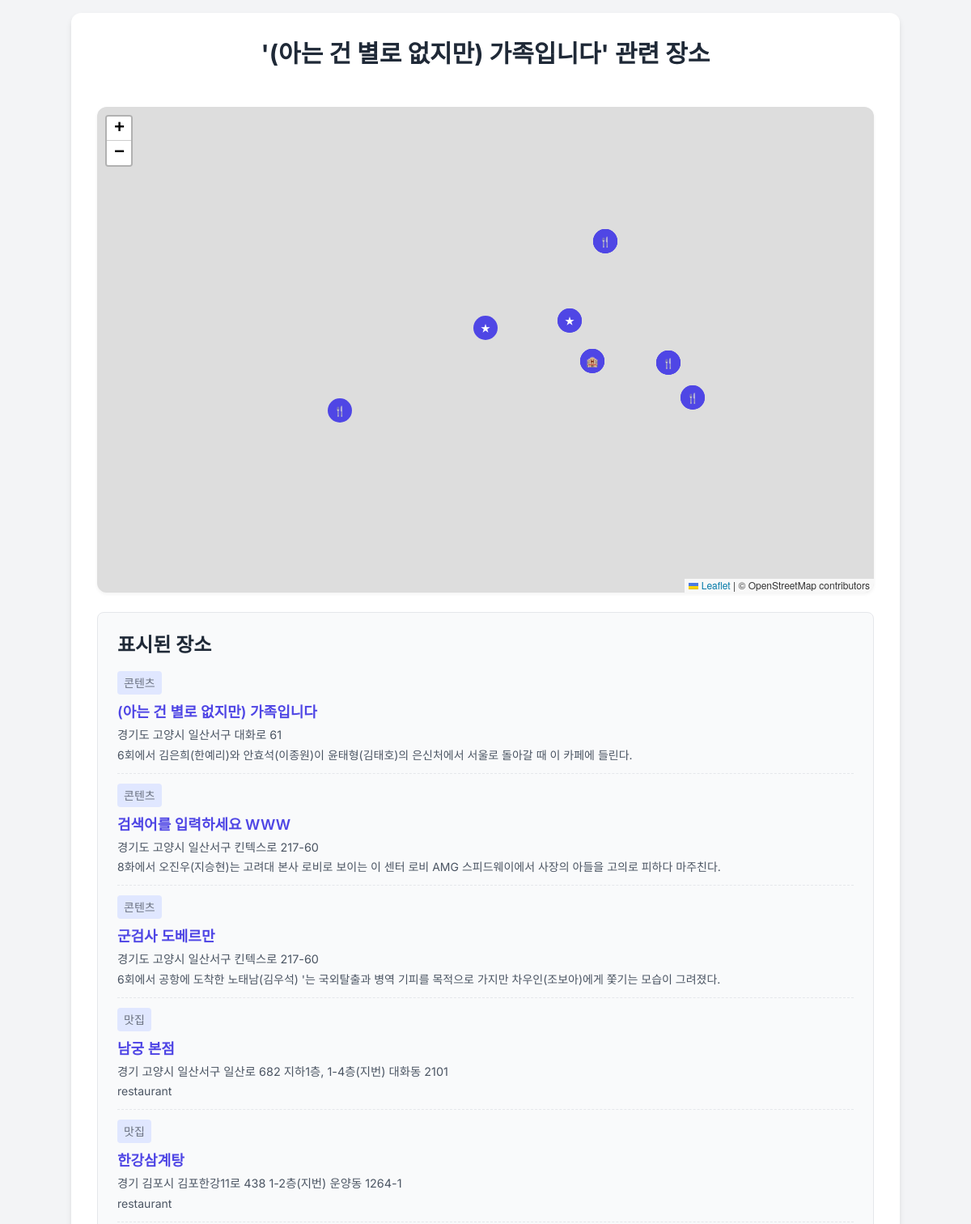
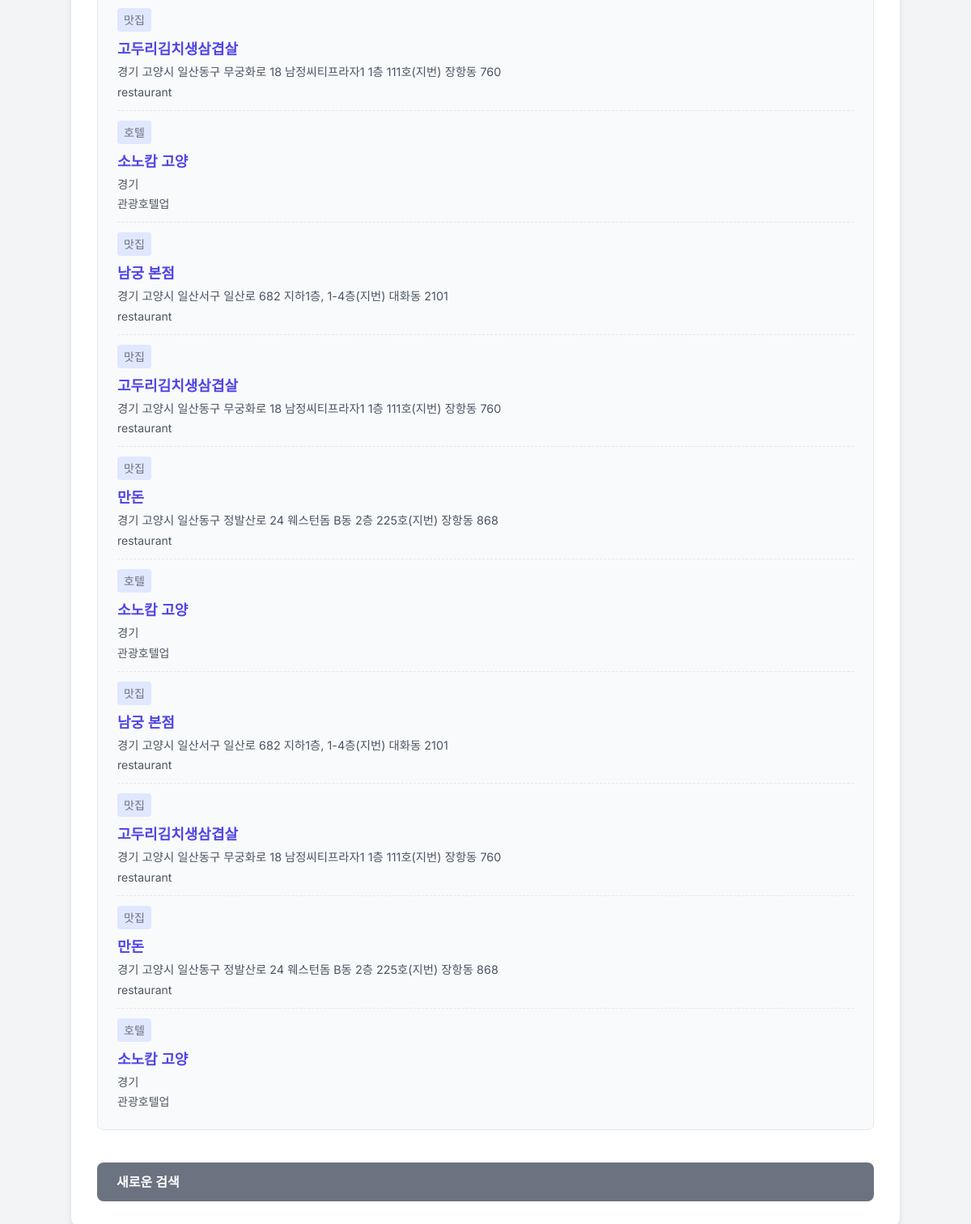
Page /map/1/ on the committed database (2 pictures, top to bottom).
### myapp/models.py (models this page shows, shortened)
class Content(models.Model):
    media_type = models.CharField(max_length=100, verbose_name="미디어타입")
    title = models.CharField(max_length=255, verbose_name="제목")
    place_name = models.CharField(max_length=255, verbose_name="장소명")
    place_type = models.CharField(max_length=100, verbose_name="장소타입", null=True, blank=True)
    place_description = models.TextField(verbose_name="장소설명", null=True, blank=True)
    address = models.CharField(max_length=255, verbose_name="주소", null=True, blank=True)
    latitude = models.FloatField(verbose_name="위도", null=True, blank=True)
    longitude = models.FloatField(verbose_name="경도", null=True, blank=True)
    address_region = models.CharField(max_length=100, verbose_name="주소_지역명", null=True, blank=True)
    actors = models.ManyToManyField(Actor, related_name='contents', verbose_name="배우이름")
    class Meta:
        verbose_name = "콘텐츠"
        verbose_name_plural = "콘텐츠 목록"

class Restaurant(models.Model):
    Name = models.CharField(max_length=255)
    Category = models.CharField(max_length=255)
    Score = models.FloatField(null=True, blank=True)
    Review_Num = models.IntegerField()
    Link = models.URLField(max_length=500)
    Addr = models.CharField(max_length=500)
    Area = models.CharField(max_length=500)
    latitude = models.FloatField(null=True, blank=True)
    longitude = models.FloatField(null=True, blank=True)

class Hotel(models.Model):
    LDGS_NM = models.CharField(max_length=255)
    LDGS_ADDR = models.CharField(max_length=255)
    LDGS_ROAD_NM_ADDR = models.CharField(max_length=255)
    GSRM_SCALE_CN = models.CharField(max_length=255)
    LDGS_GRAD_VALUE = models.CharField(max_length=255)
    LDGMNT_TY_NM = models.CharField(max_length=255)
    LDGS_AVRG_PRC = models.FloatField(null=True, blank=True)
    LDGS_MIN_PRC = models.FloatField(null=True, blank=True)
    LDGS_MXMM_PRC = models.FloatField(null=True, blank=True)
    LDGS_AVRG_SCORE_CO = models.FloatField(null=True, blank=True)
    latitude = models.FloatField(null=True, blank=True)
    longitude = models.FloatField(null=True, blank=True)

### myapp/views.py (the view)
# urls.py: path('map/<int:content_id>/', views.map_view, name='map_view'), # 지도 상세 페이지
def map_view(request, content_id):
    selected_content = get_object_or_404(Content, id=content_id)
    base_lat = selected_content.latitude
    base_lon = selected_content.longitude
    if base_lat is None or base_lon is None:
        return render(request, 'myapp/map.html', {'error_message': '선택된 콘텐츠의 위치 정보가 없습니다.'})
    locations_for_map = []
    path_coordinates = []
    locations_for_map.append({
        'id': selected_content.id,
        'name': selected_content.title,
        'type': '콘텐츠',
        'latitude': base_lat,
        'longitude': base_lon,
        'address': selected_content.address,
        'description': selected_content.place_description,
    })
    path_coordinates.append([base_lat, base_lon])
    nearby_contents = find_nearby_locations(
        base_lat, base_lon, Content,
        exclude_id=selected_content.id,
        limit=2,
        max_distance_km=10
    )
    for nc in nearby_contents:
        locations_for_map.append({
            'id': nc.id,
            'name': nc.title,
            'type': '콘텐츠',
            'latitude': nc.latitude,
            'longitude': nc.longitude,
            'address': nc.address,
            'description': nc.place_description,
        })
        path_coordinates.append([nc.latitude, nc.longitude])
    content_points = [loc for loc in locations_for_map if loc['type'] == '콘텐츠']
    for point in content_points:
        lat = point['latitude']
        lon = point['longitude']
        nearby_restaurants = find_nearby_locations(lat, lon, Restaurant, limit=3, max_distance_km=5)
        for r in nearby_restaurants:
            locations_for_map.append({
                'id': r.id,
                'name': r.Name,  # 모델 필드명이 Name
                'type': '맛집',
                'latitude': r.latitude,
                'longitude': r.longitude,
                'address': r.Addr,  # 모델 필드명이 Addr
                'description': r.Category,  # 간단하게 카테고리 표시
            })
        nearby_hotels = find_nearby_locations(lat, lon, Hotel, limit=3, max_distance_km=5)
        for h in nearby_hotels:
            locations_for_map.append({
                'id': h.id,
                'name': h.LDGS_NM,
                'type': '호텔',
                'latitude': h.latitude,
                'longitude': h.longitude,
                'address': h.LDGS_ADDR,
                'description': h.LDGMNT_TY_NM,  # 호텔 유형
            })
    context = {
        'selected_content': selected_content,
        'locations_json': locations_for_map,
        'path_coords_json': path_coordinates,
    }
    return render(request, 'myapp/map.html', context)

### myapp/utils.py (called while the page is built)
def haversine_distance(lat1, lon1, lat2, lon2):
    R = 6371  # 지구의 평균 반지름 (킬로미터)
    lat1_rad = math.radians(lat1)
    lon1_rad = math.radians(lon1)
    lat2_rad = math.radians(lat2)
    lon2_rad = math.radians(lon2)
    dlat = lat2_rad - lat1_rad
    dlon = lon2_rad - lon1_rad
    a = math.sin(dlat / 2)**2 + math.cos(lat1_rad) * math.cos(lat2_rad) * math.sin(dlon / 2)**2
    c = 2 * math.atan2(math.sqrt(a), math.sqrt(1 - a))
    distance = R * c
    return distance

def find_nearby_locations(target_lat, target_lon, model, exclude_id=None, limit=3, max_distance_km=5):
    nearby_objects = []
    qs = model.objects.filter(latitude__isnull=False, longitude__isnull=False)
    if exclude_id:
        qs = qs.exclude(id=exclude_id)
    for obj in qs:
        distance = haversine_distance(target_lat, target_lon, obj.latitude, obj.longitude)
        if distance <= max_distance_km:
            nearby_objects.append({'obj': obj, 'distance': distance})
    nearby_objects.sort(key=lambda x: x['distance'])
    return [item['obj'] for item in nearby_objects[:limit]]

### myapp/templates/myapp/map.html (shortened to what this page needs)
<!DOCTYPE html>
<html lang="ko">
<head>
    <script src="https://cdn.tailwindcss.com"></script>
    <link
      rel="stylesheet"
      href="https://unpkg.com/leaflet@1.9.4/dist/leaflet.css"
    />
</head>
<body class="p-4">
    <div class="container">
        <h1 class="text-3xl font-bold text-center mb-6 text-gray-800">
            {% if selected_content %}
                '{{ selected_content.title }}' 관련 장소
            {% else %}
                지도
            {% endif %}
        </h1>
        {% if error_message %}
            <div class="bg-red-100 border border-red-400 text-red-700 px-4 py-3 rounded relative" role="alert">
                <strong class="font-bold">오류!</strong>
                <span class="block sm:inline">{{ error_message }}</span>
            </div>
            <a href="{% url 'myapp:search' %}" class="back-button">검색 페이지로 돌아가기</a>
        {% else %}
            <div id="map"></div>
            <div class="info-panel">
                <h2 class="text-2xl font-semibold mb-4 text-gray-800">표시된 장소</h2>
                {% for location in locations_json %}
                    <div class="info-item">
                        <p class="info-type">{{ location.type }}</p>
                        <p class="info-title">{{ location.name }}</p>
                        <p class="info-address">{{ location.address|default:"주소 정보 없음" }}</p>
                        {% if location.description %}
                            <p class="text-sm text-gray-600 mt-1">{{ location.description }}</p>
                        {% endif %}
                    </div>
                {% endfor %}
            </div>
            <a href="{% url 'myapp:search' %}" class="back-button">새로운 검색</a>
        {% endif %}
    </div>
</body>
</html>

### myapp/templates/myapp/map.html (style rules this page uses)
body { font-family: 'Inter', sans-serif; background-color: #f3f4f6; color: #333; }
.container { max-width: 1200px; margin: 0 auto; padding: 2rem; background-color: #fff; border-radius: 0.75rem; box-shadow: 0 4px 6px rgba(0, 0, 0, 0.1); display: flex; flex-direction: column; gap: 1.5rem; }
#map { height: 600px; width: 100%; border-radius: 0.75rem; box-shadow: 0 2px 4px rgba(0, 0, 0, 0.05); }
.info-panel { background-color: #f9fafb; border: 1px solid #e5e7eb; border-radius: 0.5rem; padding: 1.5rem; }
.info-item { margin-bottom: 0.75rem; padding-bottom: 0.75rem; border-bottom: 1px dashed #e5e7eb; }
.info-item:last-child { margin-bottom: 0; padding-bottom: 0; border-bottom: none; }
.info-title { font-size: 1.125rem; font-weight: 600; color: #4f46e5; margin-bottom: 0.25rem; }
.info-type { font-size: 0.875rem; color: #6b7280; font-weight: 500; margin-bottom: 0.5rem; padding: 0.25rem 0.5rem; background-color: #e0e7ff; border-radius: 0.25rem; display: inline-block; }
.info-address { font-size: 0.9rem; color: #4b5563; }
.back-button { background-color: #6b7280; color: white; padding: 0.75rem 1.5rem; border-radius: 0.5rem; font-weight: 600; cursor: pointer; transition: background-color 0.2s; display: inline-block; text-decoration: none; margin-top: 1rem; }

### rows in the picture
Content: title "(아는 건 별로 없지만) 가족입니다", name "(아는 건 별로 없지만) 가족입니다", address "경기도 고양시 일산서구 대화로 61", description "6회에서 김은희(한예리)와 안효석(이종원)이 윤태형(김태호)의 은신처에서 서울로 돌아갈 때 이 카페에 들린다."
Content: name "검색어를 입력하세요 WWW", address "경기도 고양시 일산서구 킨텍스로 217-60", description "8화에서 오진우(지승현)는 고려대 본사 로비로 보이는 이 센터 로비 AMG 스피드웨이에서 사장의 아들을 고의로 피하다 마주친다."
Content: name "군검사 도베르만", address "경기도 고양시 일산서구 킨텍스로 217-60", description "6회에서 공항에 도착한 노태남(김우석) '는 국외탈출과 병역 기피를 목적으로 가지만 차우인(조보아)에게 쫓기는 모습이 그려졌다."
Restaurant: name "남궁 본점" "남궁 본점" "남궁 본점", address "경기 고양시 일산서구 일산로 682 지하1층, 1-4층(지번) 대화동 2101" "경기 고양시 일산서구 일산로 682 지하1층, 1-4층(지번) 대화동 2101" "경기 고양시 일산서구 일산로 682 지하1층, 1-4층(지번) 대화동 2101", description "restaurant" "restaurant" "restaurant"
Restaurant: name "한강삼계탕", address "경기 김포시 김포한강11로 438 1-2층(지번) 운양동 1264-1", description "restaurant"
Restaurant: name "고두리김치생삼겹살" "고두리김치생삼겹살" "고두리김치생삼겹살", address "경기 고양시 일산동구 무궁화로 18 남정씨티프라자1 1층 111호(지번) 장항동 760" "경기 고양시 일산동구 무궁화로 18 남정씨티프라자1 1층 111호(지번) 장항동 760" "경기 고양시 일산동구 무궁화로 18 남정씨티프라자1 1층 111호(지번) 장항동 760", description "restaurant" "restaurant" "restaurant"
Hotel: name "소노캄 고양" "소노캄 고양" "소노캄 고양", address "경기" "경기" "경기", description "관광호텔업" "관광호텔업" "관광호텔업"
Restaurant: name "만돈" "만돈", address "경기 고양시 일산동구 정발산로 24 웨스턴돔 B동 2층 225호(지번) 장항동 868" "경기 고양시 일산동구 정발산로 24 웨스턴돔 B동 2층 225호(지번) 장항동 868", description "restaurant" "restaurant"

### other values in the picture
{{ location.type }} "콘텐츠" "콘텐츠" "콘텐츠" "맛집" "맛집" "맛집" "호텔" "맛집" "맛집" "맛집" "호텔" "맛집" "맛집" "맛집" "호텔"
